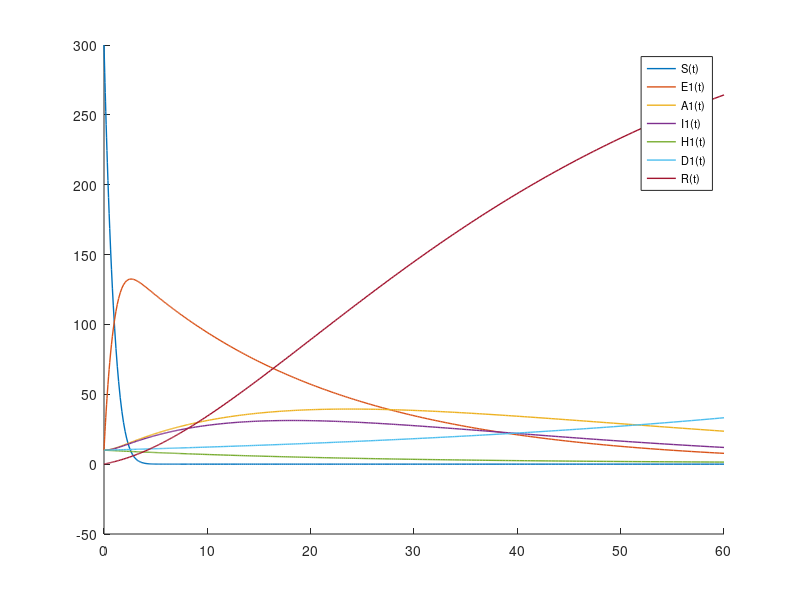
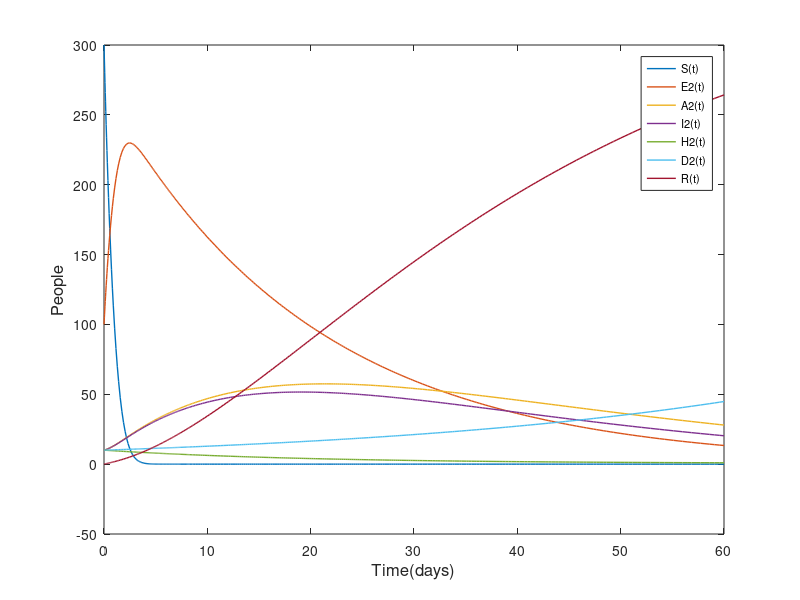

Write the MATLAB code that produced these figures, in order.
function ProjectModel
clear all
close all
clc

% Declare rates
beta1 = .05;
beta2 = .05;
alpha1 = .03;
alpha2 = .04;
eta1 = .05;
eta2 = .05;
sigma1 = .05;
sigma2 = .05;
gamma1 = .04;
gamma2 = .05;

% Declare proportions
p1 = .5;
p2 = .5;
m1 = .5;
m2 = .5;
c1 = .5;
c2 = .5;

% Declare initial size of classes
S = 300;
E1 = 10;
E2 = 100;
I1 = 10;
I2 = 10;
A1 = 10;
A2 = 10;
H1 = 10;
H2 = 10;
D1 = 10;
D2 = 10;
R = 0;

% Delare time
T = 60;

% Define the model
function dy = SEIAHDR(t, y, beta1, beta2, eta1, eta2, sigma1, sigma2, gamma1, gamma2, alpha1, alpha2, p1, p2, m1, m2, c1, c2)
    dy = zeros(12, 1); % Store the derivatives
    x1 = .5; % x1 term
    x2 = .5; % x2 term
    %dy(1) = (-beta1 * x1 * y(1)) - (beta2 * x2); % S term
    dy(1) = (-beta1 * y(1) * y(6)) + (-beta2 * y(1) * y(7)); 
    %dy(2)  = (beta1 * x1 * y(1)) - (eta1 * y(2)); % E1 term
    dy(2)  = (beta1 * y(6) * y(1)) - (eta1 * y(2)); % E1 term
    %dy(3) = (beta2 * x2 * y(1)) - (eta2 * y(3)); % E2 term
    dy(3) = (beta2 * y(7) * y(1)) - (eta2 * y(3)); % E2 term
    dy(4) = (eta1 * (1 - p1) * y(2)) - (alpha1 * y(4)); % A1 term
    dy(5) = (eta2 * (1 - p2) * y(3)) - (alpha2 * y(5)); % A2 term
    dy(6) = (p1 * eta1 * y(2)) - (sigma1 * y(6)); % I1 term
    dy(7) = (p2 * eta2 * y(3)) - (sigma2 * y(7)); % I2 term
    dy(8) = (c1 * sigma1) - (gamma1 * y(8)); % H1 term
    dy(9) = (c2 * sigma2) - (gamma2 * y(9)); % H2 term
    dy(10) = m1 * gamma1 * y(10); % D1 term
    dy(11) = m2 * gamma2 * y(11); % D2 term
    dy(12) = ((1 - m1) * gamma1 * y(8)) + ((1 - c1) * sigma1 * y(6)) + (alpha1 * y(4)) + ((1 - m2) * gamma2 * y(9)) + ((1 - c2) * sigma2 * y(7)) + alpha2 * y(5); % R term

end

% Use Matlab function to calculate the solutions
[sim_t, sim_y] = ode45(@(t,y)(SEIAHDR(t,y,beta1, beta2, eta1, eta2, sigma1, sigma2, gamma1, gamma2, alpha1, alpha2, p1, p2, m1, m2, c1, c2)), + ...
    [0 T],[S;E1;E2;A1;A2;I1;I2;H1;H2;D1;D2;R]);
sim_S = sim_y(:,1);
sim_E1 = sim_y(:,2);
sim_E2 = sim_y(:,3);
sim_A1 = sim_y(:,4);
sim_A2 = sim_y(:,5);
sim_I1 = sim_y(:,6);
sim_I2 = sim_y(:,7);
sim_H1 = sim_y(:,8);
sim_H2 = sim_y(:,9);
sim_D1 = sim_y(:,10);
sim_D2 = sim_y(:,11);
sim_R = sim_y(:,12);

% Plot and label
figure; hold on;

%% Test run
figure(1)
plot(sim_t, sim_S, 'linewidth', 1);
plot(sim_t, sim_E1, 'linewidth', 1);
plot(sim_t, sim_A1, 'linewidth',1);
plot(sim_t, sim_I1, 'linewidth', 1);
plot(sim_t, sim_H1, 'linewidth', 1);
plot(sim_t, sim_D1, 'linewidth', 1);
plot(sim_t, sim_R, 'linewidth', 1);
legend({'S(t)','E1(t)','A1(t)','I1(t)','H1(t)','D1(t)','R(t)'},'FontSize',8)

figure(2)
plot(sim_t, sim_S, 'linewidth',1);
hold on
plot(sim_t, sim_E2, 'linewidth',1);
plot(sim_t, sim_A2, 'linewidth',1);
plot(sim_t, sim_I2, 'linewidth',1);
plot(sim_t, sim_H2, 'linewidth',1);
plot(sim_t, sim_D2, 'linewidth',1);
plot(sim_t, sim_R, 'linewidth',1);
legend({'S(t)','E2(t)','A2(t)','I2(t)','H2(t)','D2(t)','R(t)'},'FontSize',8)
xlabel('Time(days)','FontSize',12);
ylabel('People','FontSize',12);
end
